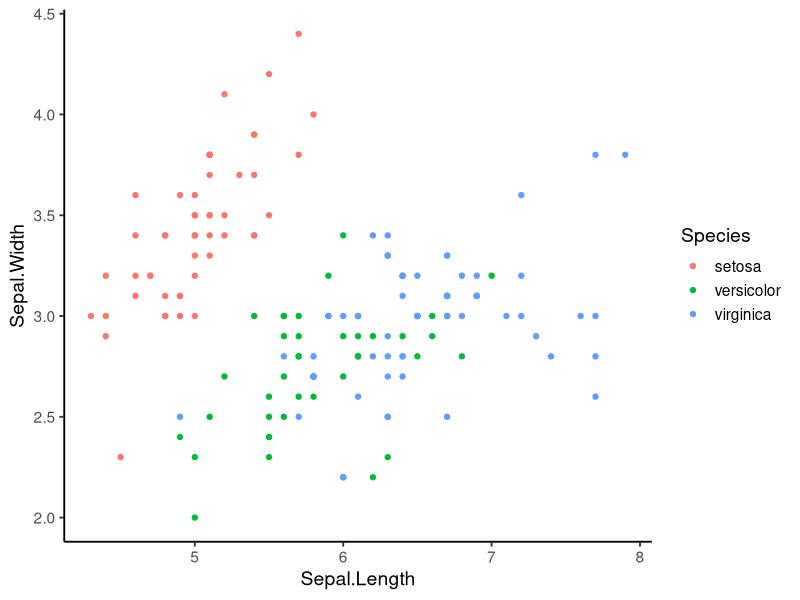

The R source for this figure:
## ---- chunk 1
#| warning: true
#| message: true
#| echo: true
#| eval: true
#| fig-width: 8
#| fig-height: 6
library(tidyverse)
theme_set(theme_classic(base_size = 14))
ggplot(iris, aes(Sepal.Length, Sepal.Width)) +
  geom_point(aes(color = Species))
